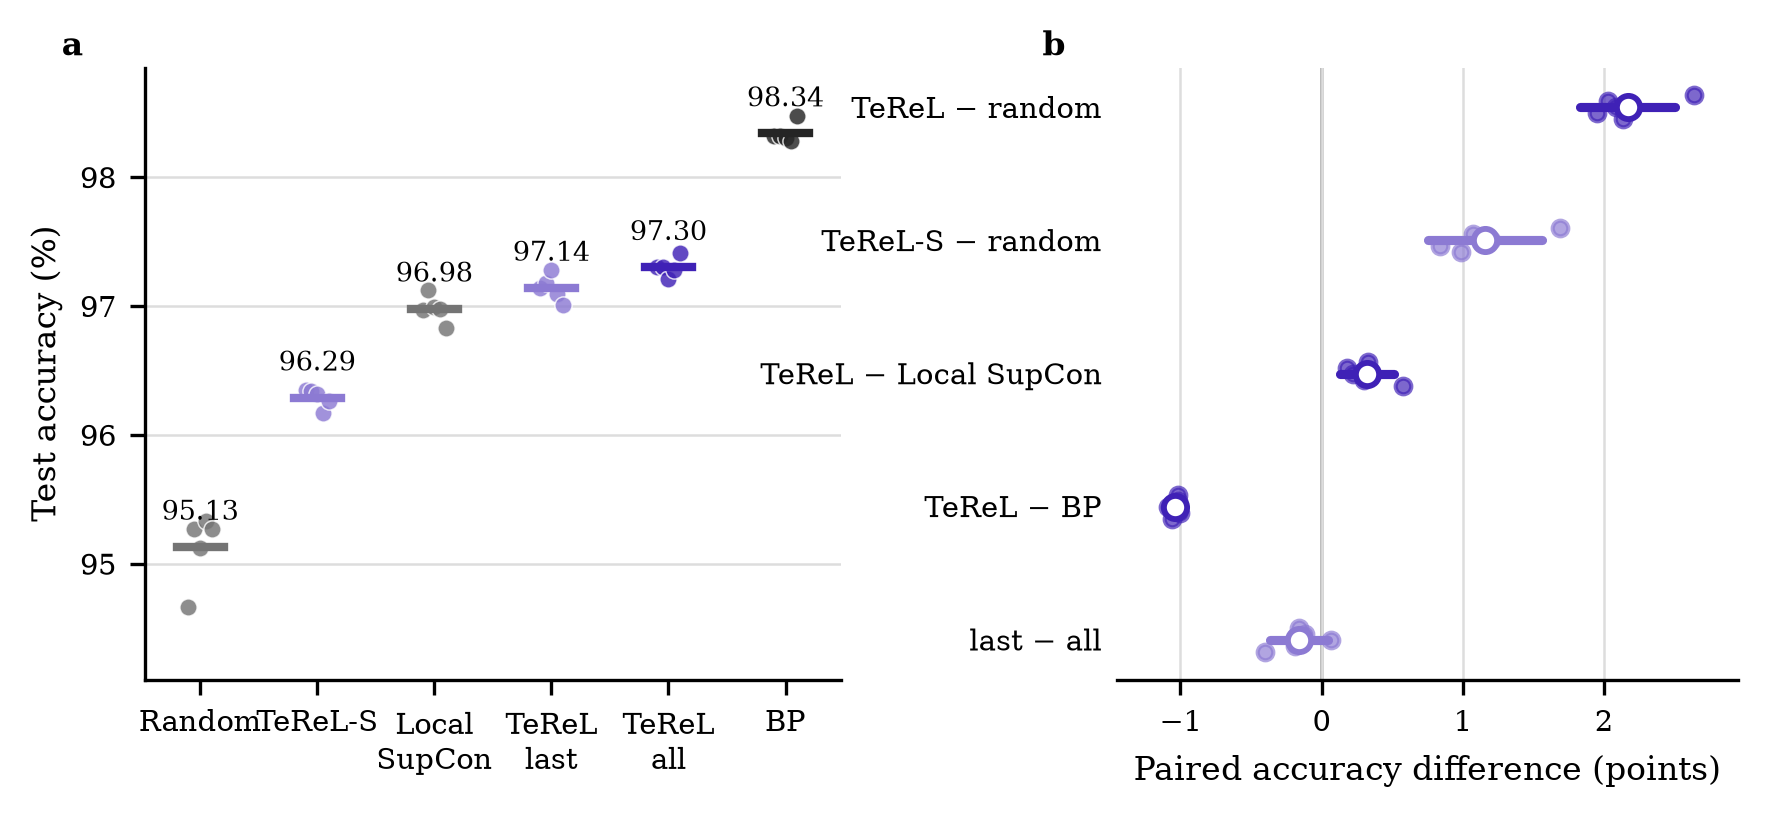

Reproduce this figure in Python.
"""Render the corrected TeReL figure from the frozen v2 and v3 analyses."""

from __future__ import annotations

import argparse
import json
from pathlib import Path

import matplotlib.pyplot as plt
import numpy as np


PRIMARY = "#3F21B6"
SECONDARY = "#8C7AD3"
NEUTRAL = "#747474"
DARK = "#252525"


def render(analysis_path: Path, review_analysis_path: Path, output_stem: Path) -> None:
    data = json.loads(analysis_path.read_text())
    review = json.loads(review_analysis_path.read_text())
    plt.style.use(Path(__file__).with_name("paper.mplstyle"))
    methods = [
        ("random-all", "Random", NEUTRAL),
        ("terel-s-all", "TeReL-S", SECONDARY),
        ("local-supcon", "Local\nSupCon", NEUTRAL),
        ("terel-last", "TeReL\nlast", SECONDARY),
        ("terel-all", "TeReL\nall", PRIMARY),
        ("bp-all", "BP", DARK),
    ]
    contrasts = [
        ("terel-minus-random", r"TeReL $-$ random", PRIMARY),
        ("terel-s-minus-random", r"TeReL-S $-$ random", SECONDARY),
        ("terel-minus-local-supcon", r"TeReL $-$ Local SupCon", PRIMARY),
        ("terel-minus-bp", r"TeReL $-$ BP", PRIMARY),
        ("terel-last-minus-all", r"last $-$ all", SECONDARY),
    ]
    fig, axes = plt.subplots(
        1, 2, figsize=(6.85, 2.65),
        gridspec_kw={"width_ratios": [1.12, 1.0], "wspace": 0.42},
    )

    ax = axes[0]
    for x, (key, label, color) in enumerate(methods):
        record = review["local_supcon"] if key == "local-supcon" else data["methods"][key]
        values = 100 * np.asarray(record["raw"], dtype=float)
        ax.scatter(
            x + np.linspace(-0.10, 0.10, len(values)), values, s=17,
            color=color, alpha=0.82, edgecolor="white", linewidth=0.35, zorder=3,
        )
        mean = float(values.mean())
        ax.plot([x - 0.20, x + 0.20], [mean, mean], color=color, lw=2.0, zorder=4)
        ax.text(x, mean + 0.16, f"{mean:.2f}", ha="center", va="bottom", fontsize=6.5)
    ax.set_xticks(range(len(methods)), [item[1] for item in methods])
    ax.set_ylabel("Test accuracy (%)")
    ax.set_ylim(94.1, 98.85)
    ax.text(-0.12, 1.02, "a", transform=ax.transAxes, fontweight="bold")
    ax.grid(axis="y", color="#DDDDDD", linewidth=0.6)
    ax.spines[["top", "right"]].set_visible(False)

    ax = axes[1]
    ax.axvline(0, color="#B4B4B4", lw=0.9, zorder=1)
    for y, (key, label, color) in enumerate(contrasts):
        record = (
            review["terel_minus_local_supcon"]
            if key == "terel-minus-local-supcon"
            else data["contrasts"][key]
        )
        raw = 100 * np.asarray(record["raw_differences"], dtype=float)
        mean = 100 * float(record["mean_difference"])
        low = 100 * float(record["student_t_ci95_low"])
        high = 100 * float(record["student_t_ci95_high"])
        ax.scatter(raw, y + np.linspace(-0.09, 0.09, len(raw)), s=14,
                   color=color, alpha=0.68, zorder=3)
        ax.plot([low, high], [y, y], color=color, lw=2.2,
                solid_capstyle="round", zorder=4)
        ax.scatter([mean], [y], s=31, color="white", edgecolor=color,
                   linewidth=1.4, zorder=5)
    ax.set_yticks(range(len(contrasts)), [item[1] for item in contrasts])
    ax.invert_yaxis()
    ax.set_xlabel("Paired accuracy difference (points)")
    ax.set_xlim(-1.45, 2.95)
    ax.text(-0.12, 1.02, "b", transform=ax.transAxes, fontweight="bold")
    ax.grid(axis="x", color="#DDDDDD", linewidth=0.6)
    ax.spines[["top", "right", "left"]].set_visible(False)
    ax.tick_params(axis="y", length=0)

    fig.savefig(
        output_stem.with_suffix(".pdf"),
        bbox_inches="tight",
        transparent=True,
        metadata={"CreationDate": None, "ModDate": None},
    )
    fig.savefig(output_stem.with_suffix(".png"), dpi=300,
                bbox_inches="tight", facecolor="white")


if __name__ == "__main__":
    parser = argparse.ArgumentParser()
    parser.add_argument("analysis", type=Path)
    parser.add_argument("review_analysis", type=Path)
    parser.add_argument("--output", type=Path,
                        default=Path(__file__).with_name("corrected-performance-v2"))
    args = parser.parse_args()
    render(args.analysis, args.review_analysis, args.output)
